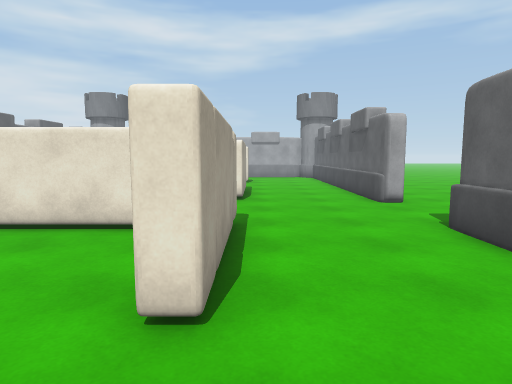
view 1 (above)

17 first-person views from a walk through a 3-D level made in the Unity game engine. The camera is 1.5 m above the floor, tilts 6° down and sees 75° across. The floor is counted in squares, 1 m on a side. Each view is taken from the middle of a square. On the plan, view 1 faces up. The plan holds only what a view shows up to about 15 squares ahead; the rest is blank. The place goes on beyond the plan. The player is left out. Some animated figures are not drawn. Door leaves are left out, so doorways stand open.

view 2
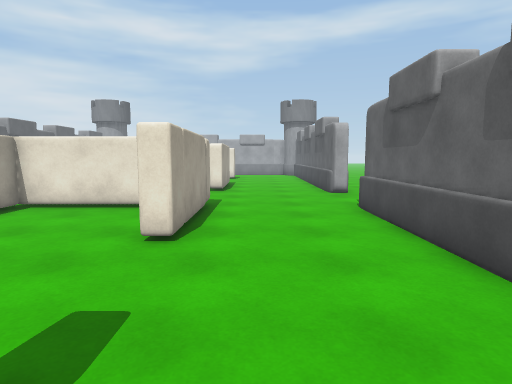

view 3
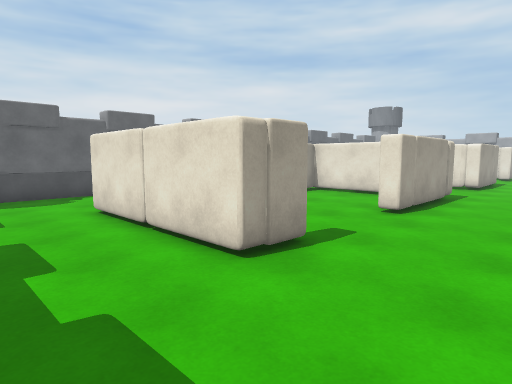

view 4
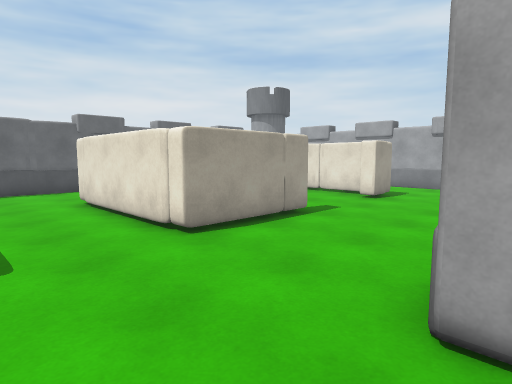

view 5
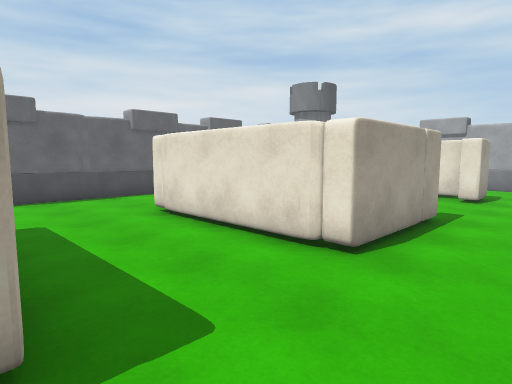

view 6
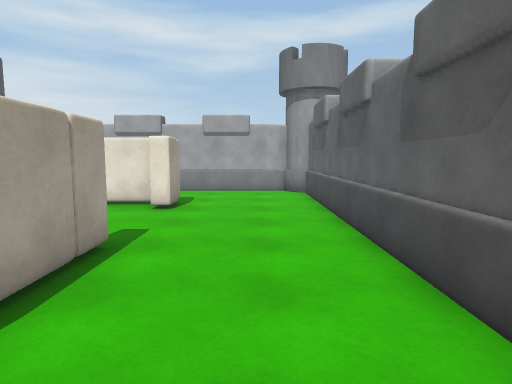

view 7
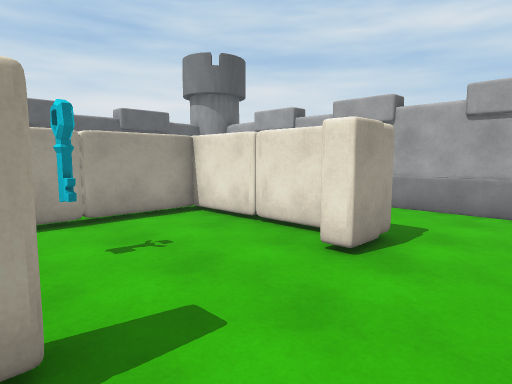

view 8
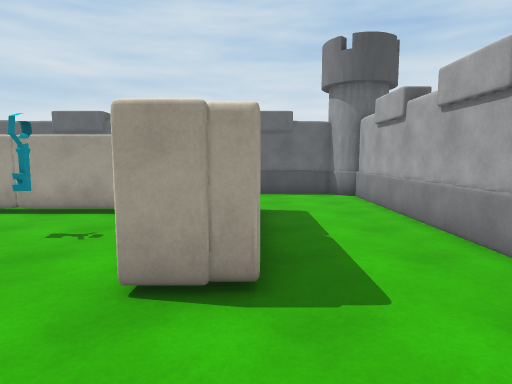

view 9
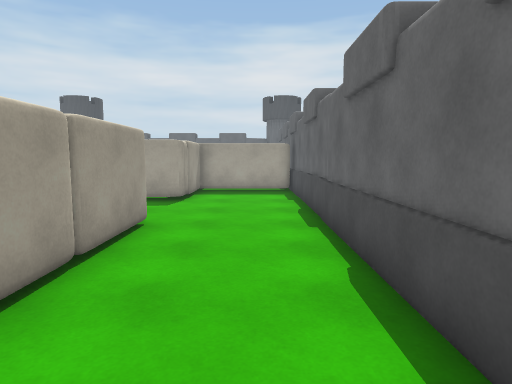

view 10
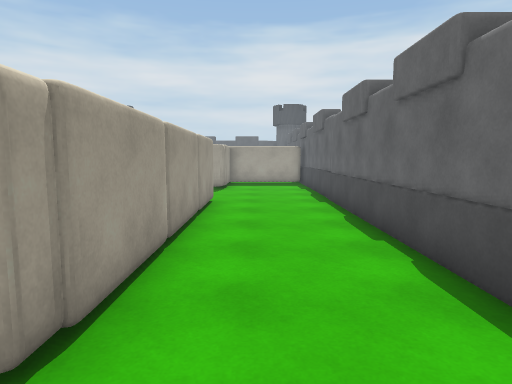

view 11
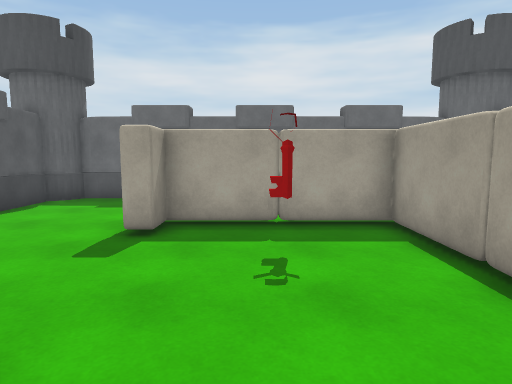

view 12
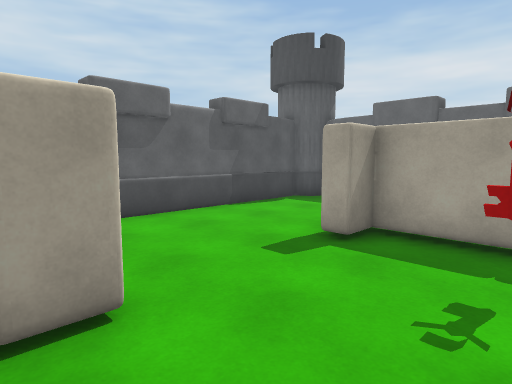

view 13
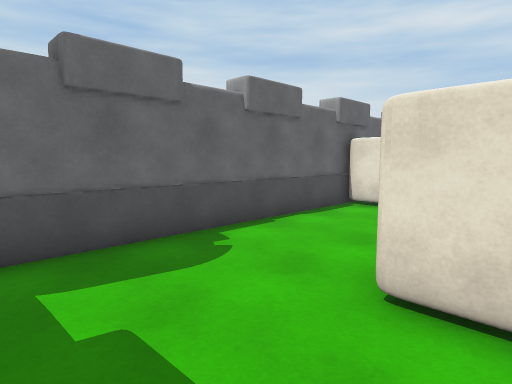

view 14
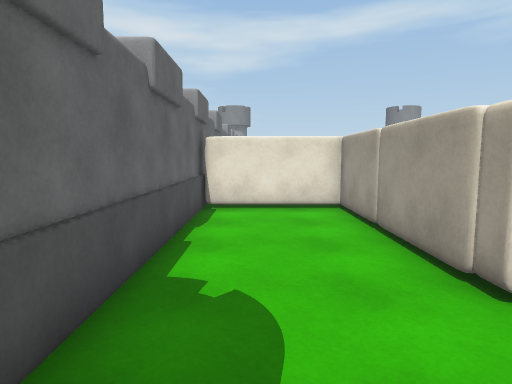

view 15
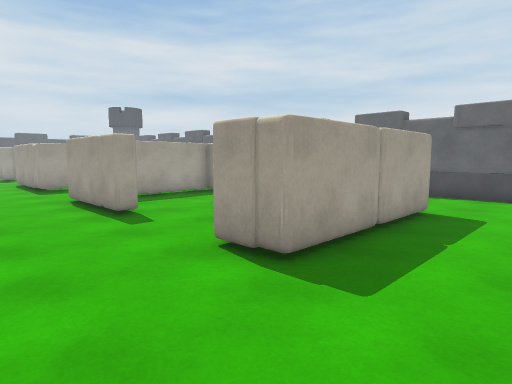

view 16
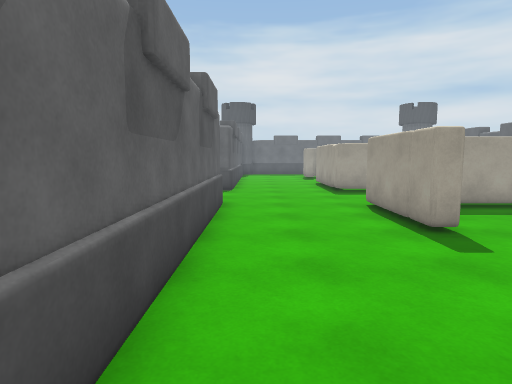

view 17
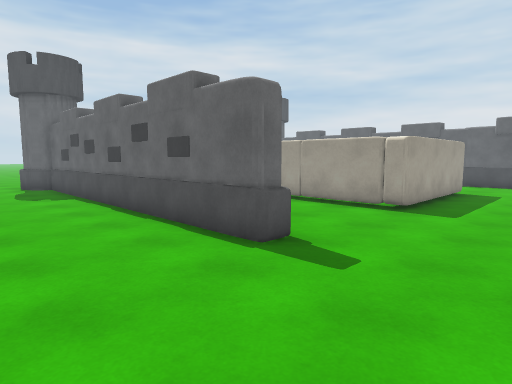

### Floor plan
Points are (right, up) in squares from view 1. A wall is a line through its corners. A room is listed if a view was taken in it or the views show most of it. See-through windows are left out.
Room 1 (views 1, 2, 3, 5, 6, 7, 8, 9, 10, 13, 14, 15, 16)
walls: (-0.5, 7.4) (-0.5, 2.8); (4.2, 10.7) (4.2, 11.2); (4.2, 10.7) (4.2, 23.9); (-5.8, 11.5) (-6.5, 11.6) (-6.5, 21.1) (-0.8, 21.1) (-0.4, 20.4); (-0.5, 15.5) (-0.5, 11.5) (-1.3, 11.4); (-0.5, -1.3) (-0.5, -2.8) (-6.4, -2.8) (-6.6, -2); (-0.4, -2.1) (-0.5, -2.8); (-10.4, 4.3) (-6.5, 4.3) (-6.5, 7.4); (-0.5, 21.1) (-0.4, 20.3); (-0.5, 21.1) (-0.5, 19.5); (-6.6, 20.4) (-6.5, 21.1); (-6.5, -2.8) (-6.5, 3.7) (-10.4, 3.7); (4.2, -5.5) (4.2, 7.2); (3.4, 24.8) (-9.5, 24.8); (-10.6, 24.1) (-10.6, -5.4)
ways out: opening at (-9.5, 23.5) to room 2; open door at (4, 8.5) to room 2; open door at (-1, 0.5) to room 3; open door at (-1, 17.5) to room 4; open door at (-6, 9.5) to room 5; open door at (-1, 9.5) to room 5
objects: tower (-11, -6); tower (4, -6)
Room 2 (views 4, 17)
walls: (4.8, 10.7) (4.2, 10.7); (4.2, 6.9) (4.8, 6.9) (4.8, -6.1)
low walls: (4.2, 7.2) (4.9, 7.2)
ways out: opening at (-9.5, 23.5) to room 1; open door at (4, 8.5) to room 1
objects: tower (-11, 24) to (-10, 26); tower (4, 25)
Room 3 (views 11, 12)
walls: (-5.9, 1.4) (-5.9, -2.2) (-1.1, -2.2) (-1.1, -1.3); (-1.1, 2.8) (-1.1, 3.8); (-2.4, 6.7) (-5.9, 6.7) (-5.9, 5.9)
ways out: open door at (-1, 0.5) to room 1
objects: key (-3, 0)
Room 4 (no view inside)
walls: (-1.2, 20.5) (-6, 20.5) (-5.9, 14); (-5.9, 12.1) (-2.6, 12.1)
ways out: open door at (-1, 17.5) to room 1
objects: key (-3, 16) to (-3, 17)
Room 5 (no view inside)
walls: (-6.5, 7.4) (-0.5, 7.4); (-0.5, 11.5) (-6.5, 11.5)
ways out: open door at (-6, 9.5) to room 1; open door at (-1, 9.5) to room 1

Where each view was taken, in squares from view 1:
view 1: 0 up, 0 right, facing up
view 2: 3 down, 1 right, facing up
view 3: 6 down, 3 right, facing up-left
view 4: 8 up, 5 right, facing up-left
view 5: 7 up, 2 right, facing up-left
view 6: 10 up, 2 right, facing up
view 7: 15 up, 2 right, facing up-left
view 8: 21 up, 3 right, facing left
view 9: 19 up, 9 left, facing down
view 10: 23 up, 8 left, facing down
view 11: 5 up, 3 left, facing down
view 12: 4 up, 4 left, facing down-right
view 13: 6 down, 5 left, facing up-left
view 14: 6 down, 9 left, facing up
view 15: 24 up, 3 right, facing down-left
view 16: 22 up, 3 right, facing down
view 17: 11 up, 9 right, facing down-left
